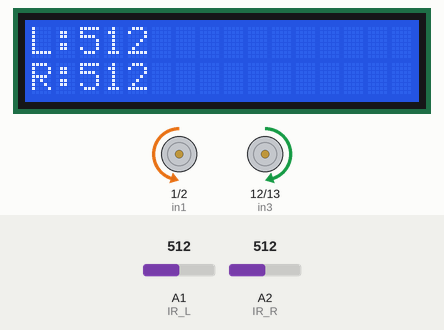
Bench run of a sketch on a simulated Arduino Uno, built with avr-gcc and run on an emulated ATmega328P. Shown: 16×2 character LCD, motor-driver pin pairs drawn as motors (green arrow = first pin HIGH = forward, orange = second pin HIGH = backward, longer = more drive, scaled by the enable pin). Inputs (shaded band) come from the test bench; at power-on: A2 (IR_R) = 512, A1 (IR_L) = 512.

Above: at 2.2 s.
2.3 s: A2 (IR_R) set to 610
At 2.8 s:
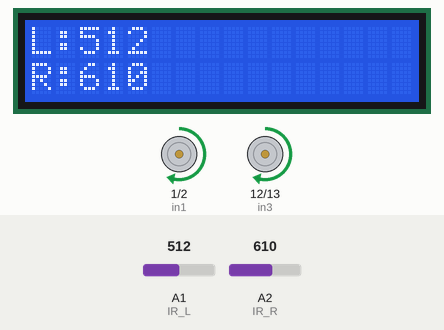
3.9 s: A1 (IR_L) set to 340
At 5.2 s:
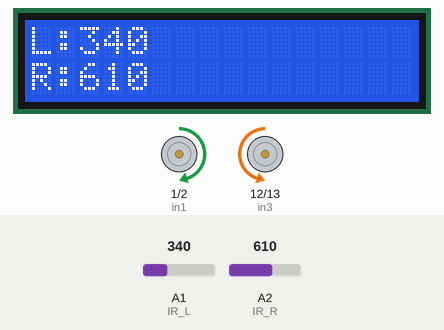
5.5 s: A2 (IR_R) set to 590
At 6.8 s:
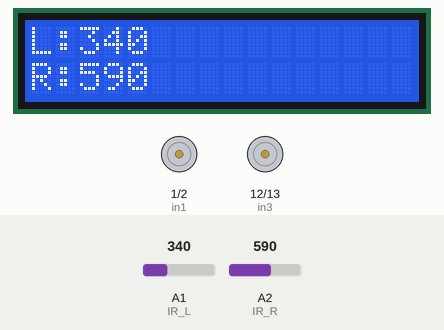
7.1 s: A1 (IR_L) set to 360
At 8.4 s:
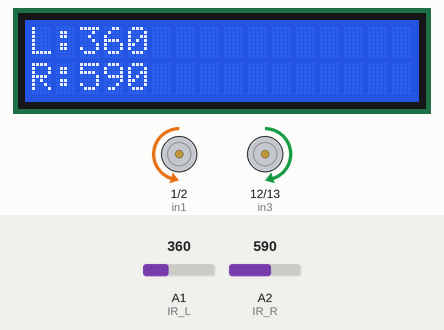
8.7 s: A1 (IR_L) set to 306
At 9.8 s:
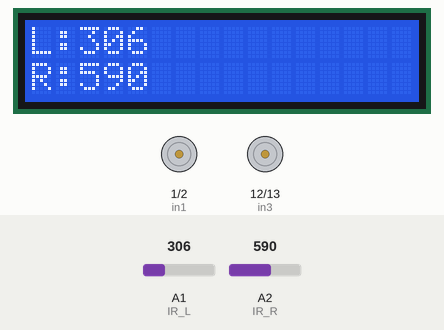
10.2 s: A2 (IR_R) set to 511
At 11.4 s:
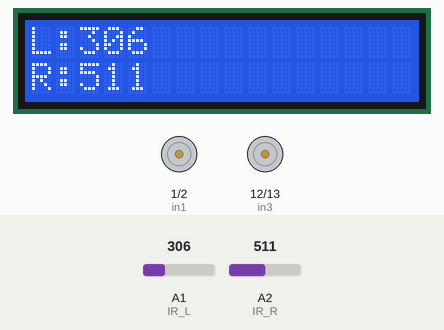
Timing chart, 0 to 12.8 s (numbered marks = the images above; inputs shaded):
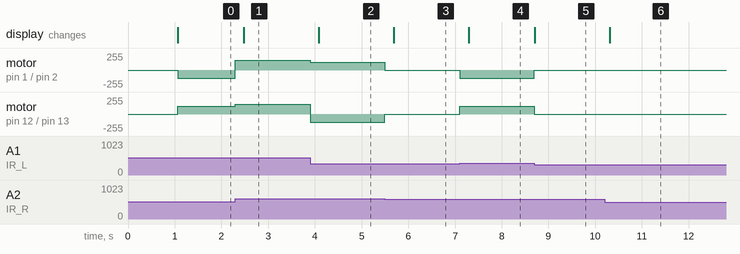

The sketch:

sketch_oct27b__1_.ino
```cpp
#include <LiquidCrystal.h>
LiquidCrystal lcd(8,9,4,5,6,7);

// === IR Sensors (Analog) ===
const int IR_L = A1;
const int IR_R = A2;

// === Motor driver pins ===
int enA = 3;        // Left motor speed (PWM)
int in1 = 1;
int in2 = 2;

int enB = 11;         // Right motor speed (PWM)
int in3 = 12;
int in4 = 13;

// === Other settings ===
const unsigned long SAMPLE_MS = 200; // LCD update rate
const bool USE_SERIAL = false;       // true = also print to Serial

// === Thresholds (you can tune these) ===
int leftThreshold  = 350;  // for left IR sensor (max ≈ 500)
int rightThreshold = 600;  // for right IR sensor (max ≈ 750)

void setup() {
  lcd.begin(16, 2);
  lcd.print("IR Line Follower");
  delay(1000);
  lcd.clear();

  pinMode(IR_L, INPUT);
  pinMode(IR_R, INPUT);

  // Motor pins
  pinMode(enA, OUTPUT);
  pinMode(enB, OUTPUT);
  pinMode(in1, OUTPUT);
  pinMode(in2, OUTPUT);
  pinMode(in3, OUTPUT);
  pinMode(in4, OUTPUT);

  if (USE_SERIAL) {
    Serial.begin(9600);
    Serial.println("=== IR Line Follower ===");
  }
}

void loop() {
  // 1️⃣ Read sensor values
  int vL = analogRead(IR_L);
  int vR = analogRead(IR_R);

  // 2️⃣ Show on LCD (updated every SAMPLE_MS)
  static unsigned long last = 0;
  unsigned long now = millis();
  if (now - last > SAMPLE_MS) {
    last = now;
    lcd.setCursor(0, 0);
    lcd.print("L:"); lcd.print(vL); lcd.print("    ");
    lcd.setCursor(0, 1);
    lcd.print("R:"); lcd.print(vR); lcd.print("    ");
  }

  if (USE_SERIAL) {
    Serial.print("L: "); Serial.print(vL);
    Serial.print(" | R: "); Serial.println(vR);
  }

  // 3️⃣ Basic line-following logic
  if (vL > leftThreshold && vR > rightThreshold) {
    // Both on line → forward
    moveForward(150);
  }
  else if (vL > leftThreshold && vR < rightThreshold) {
    // Line under left sensor → turn left
    turnLeft(120);
  }
  else if (vR > rightThreshold && vL < leftThreshold) {
    // Line under right sensor → turn right
    turnRight(120);
  }
  else if (vR < rightThreshold && vL < leftThreshold){
    // Lost line → stop
    stopMotors();
  }
  else {
    findline(150);
  }
}

// === Motor movement functions ===
void moveForward(int speedVal) {
  analogWrite(enA, speedVal);
  analogWrite(enB, speedVal);
  digitalWrite(in1, HIGH);
  digitalWrite(in2, LOW);
  digitalWrite(in3, HIGH);
  digitalWrite(in4, LOW);
}

void turnLeft(int speedVal) {
  analogWrite(enA, speedVal);          // stop left
  analogWrite(enB, speedVal);   // move right
  digitalWrite(in1, LOW);
  digitalWrite(in2, HIGH);
  digitalWrite(in3, HIGH);
  digitalWrite(in4, LOW);
}

void turnRight(int speedVal) {
  analogWrite(enA, speedVal);   // move left
  analogWrite(enB, speedVal);          // stop right
  digitalWrite(in1, HIGH);
  digitalWrite(in2, LOW);
  digitalWrite(in3, LOW);
  digitalWrite(in4, HIGH);
}

void findline(int speedVal) {
  analogWrite(enA, speedVal);
  analogWrite(enB, speedVal);
  digitalWrite(in1, LOW);
  digitalWrite(in2, LOW);
  digitalWrite(in3, HIGH);
  digitalWrite(in4, LOW);
}

void stopMotors() {
  analogWrite(enA, 0);
  analogWrite(enB, 0);
  digitalWrite(in1, LOW);
  digitalWrite(in2, LOW);
  digitalWrite(in3, LOW);
  digitalWrite(in4, LOW);
}
```

Measured:
- after the input at 2.3 s, motor on pin 1 (in1) / pin 2 (in2): backward 120/255 → forward 150/255 at once; motor on pin 12 (in3) / pin 13 (in4): forward 120/255 → forward 150/255 at once; the display: changes after 0.18 s (image 1)
- after the input at 3.9 s, motor on pin 1 (in1) / pin 2 (in2): forward 150/255 → forward 120/255 at once; motor on pin 12 (in3) / pin 13 (in4): forward 150/255 → backward 120/255 at once; the display: changes after 0.18 s (image 2)
- after the input at 5.5 s, motor on pin 1 (in1) / pin 2 (in2): forward 120/255 → stopped at once; motor on pin 12 (in3) / pin 13 (in4): backward 120/255 → stopped at once; the display: changes after 0.19 s (image 3)
- after the input at 7.1 s, motor on pin 1 (in1) / pin 2 (in2): stopped → backward 120/255 at once; motor on pin 12 (in3) / pin 13 (in4): stopped → forward 120/255 at once; the display: changes after 0.20 s (image 4)
- after the input at 8.7 s, motor on pin 1 (in1) / pin 2 (in2): backward 120/255 → stopped at once; motor on pin 12 (in3) / pin 13 (in4): forward 120/255 → stopped at once; the display: changes at once (image 5)
- after the input at 10.2 s, the display: changes after 0.12 s (image 6)
